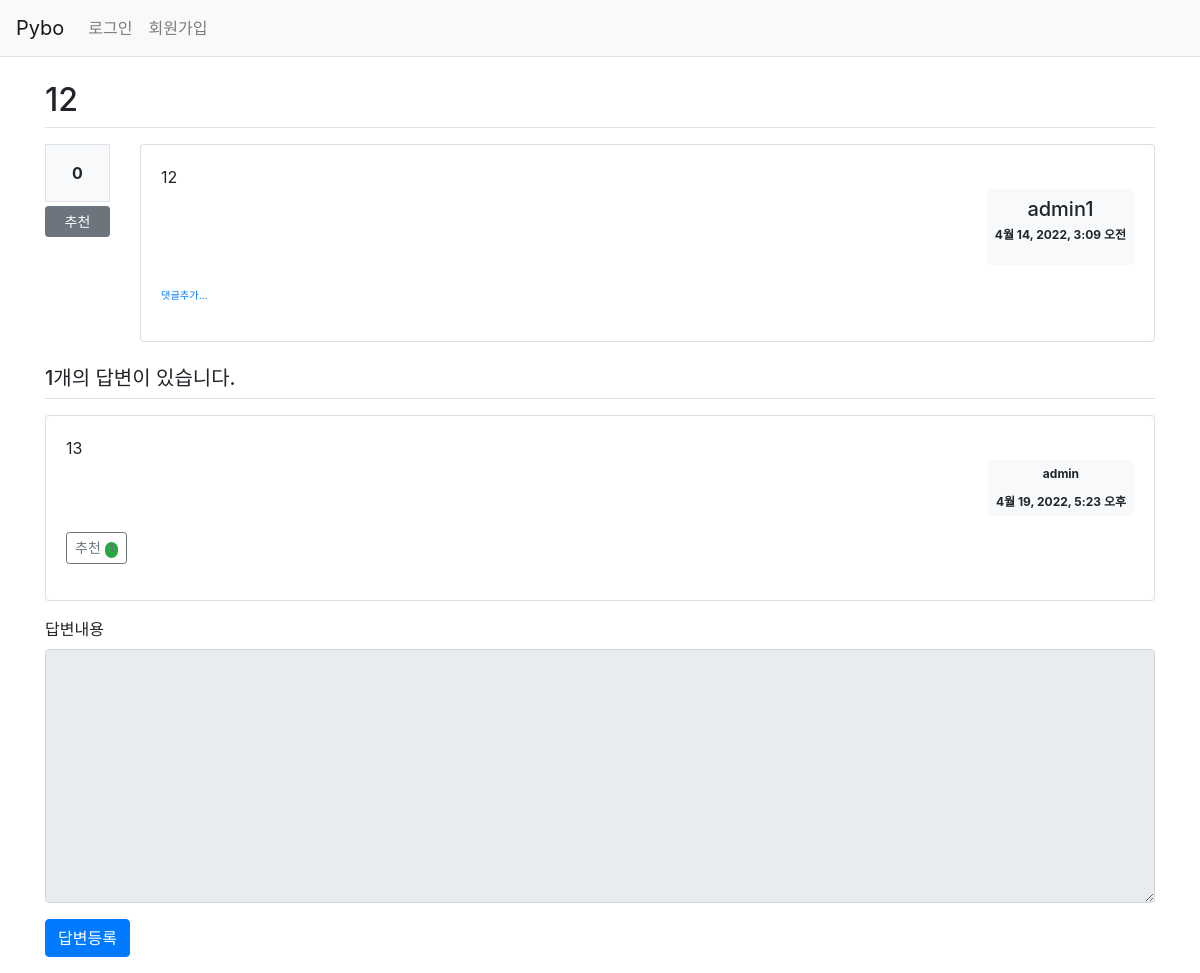
The app's page /2/, older data.
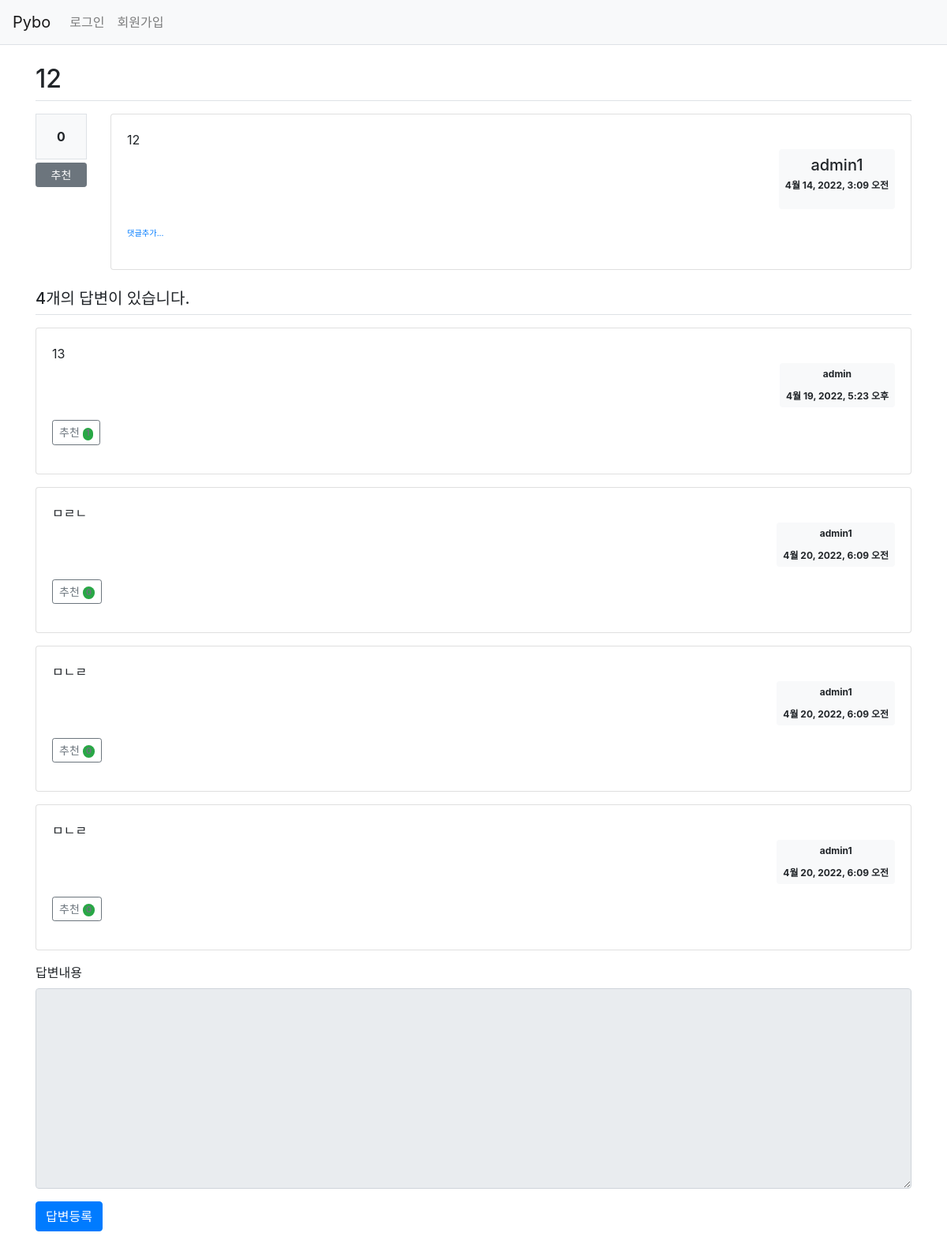
The same page, newer data.
### myapp/models.py (models this page shows, shortened)
class Question(models.Model):
    subject = models.CharField(max_length=200) # 제목(최대글자수)
    content = models.TextField() # 내용
    create_date = models.DateTimeField(auto_now_add=True) # 작성일
    author = models.ForeignKey(User, on_delete=models.CASCADE, related_name='author_question') # 작성자
    modify_date = models.DateTimeField(null=True, blank=True) # 수정일
    voter = models.ManyToManyField(User, related_name='voter_question') # 추천인

class Answer(models.Model):
    question = models.ForeignKey(Question, on_delete=models.CASCADE)
    content = models.TextField()
    create_date = models.DateTimeField(auto_now_add=True)
    author = models.ForeignKey(User, on_delete=models.CASCADE, related_name='author_answer')
    modify_date = models.DateTimeField(null=True, blank=True)
    voter = models.ManyToManyField(User, related_name='voter_answer')

### myapp/views.py (the view)
# urls.py: path('<int:question_id>/', views.detail, name='detail'),
def detail(request, question_id):
    question =get_object_or_404(Question, pk=question_id)
    context = {'question':question}
    return render(request, 'question_detail.html', context)

### templates/question_detail.html (shortened to what this page needs)
{% extends 'base.html' %}
{% block content %}
<!-- {% load static %}
<link rel="stylesheet" type="text/css" href="{% static 'bootstrap.min.css' %}"> -->
<div class="container my-3">
    <h2 class="border-bottom py-2">{{ question.subject }}</h2>
    <div class="row my-3">
        <div class="col-1">
            <div class="bg-light text-center p-3 border font-weight-bolder mb-1"> {{ question.voter.count }} </div>
            <a href="#" data-uri=" {% url 'myapp:question_vote' question.id %}"
                class="recommend btn btn-sm btn-secondary btn-block my-1">추천</a>
        </div>
        <div class="col-11">
            <div class="card">
                <div class="card-body">
                    <div class="card-text" style="white-space:pre-line;">{{ question.content }}</div>
                    <div class="d-flex justify-content-end">
                        <div class="badge badge-light p-2 text-start">
                            <div class="mb-3"> <h5>{{ question.author.username }}</h5>
                                <div>{{ question.create_date }}</div>
                            </div>
                        </div>
                    </div>
                    <div class = "my-3">
                        <a href="{% url 'myapp:question_comment' question.id %}" class="small"><small>댓글추가...</small></a>
                    </div>
                </div>
            </div>
        </div>
    </div>
    <h5 class="border-bottom my-2 py-2">{{ question.answer_set.count }}개의 답변이 있습니다.</h5>
    {% for answer in question.answer_set.all %}
    <div class="card my-3">
        <div class="card-body">
            <div class="card-text" style="white-space:pre-line;">{{ answer.content }}</div>
            <div class="d-flex justify-content-end">
                <div class="badge badge-light p-2 text-start">
                    <div class="mb-3">{{ answer.author.username }}</div>
                    <div>{{ answer.create_date }}</div>
                </div>
            </div>
            <div class="my-3">
                <a href="javascript:void(0)" data-uri="{% url 'myapp:answer_vote' answer.id %}"
                    class="recommend btn btn-sm btn-outline-secondary">추천
                    <span class="badge rounded-pill bg-success">{{ answer.voter.count}}</span>
                </a>
            </div>
        </div>
    </div>
    {% endfor %}
    <form action="{% url 'myapp:answer_create' question.id %}" method="POST" class="my-3">
        <div class="form-group">
            <label for="content" class="form-label">답변내용</label>
            <textarea {% if not user.is_authenticated %} disabled{% endif %}
            name="content" id="content" class="form-control" rows="10"></textarea>
        </div>
        <input type="submit" value="답변등록" class="btn btn-primary">
    </form>
</div>
{% endblock %}

Row changes from the older to the newer data that the page shows:
computed for Question "admin1": answer_set.count "1" → "4"
added Answer: content "ㅁㄹㄴ", author.username "admin1", create_date "4월 20, 2022, 6:09 오전", voter.count "0"
added Answer: content "ㅁㄴㄹ", author.username "admin1", create_date "4월 20, 2022, 6:09 오전", voter.count "0"
added Answer: content "ㅁㄴㄹ", author.username "admin1", create_date "4월 20, 2022, 6:09 오전", voter.count "0"
